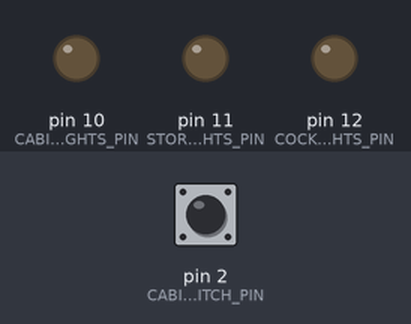
The sketch below on a simulated Arduino Uno, built with avr-gcc and run on an emulated ATmega328P. Parts: output pins drawn as LEDs (lit = HIGH). Dashed ring = blinking. The inputs (shaded band) are chosen by the test bench; at power-on: pin 2 (CABIN_LIGHTS_SWITCH_PIN) LOW.

Above: at 1.2 s.
1.3 s: pin 2 (CABIN_LIGHTS_SWITCH_PIN) pulled HIGH for 0.15 s
At 1.5 s:
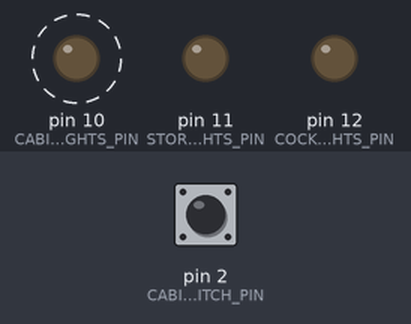
4.3 s: pin 2 (CABIN_LIGHTS_SWITCH_PIN) pulled HIGH for 3.2 s
At 8.5 s:
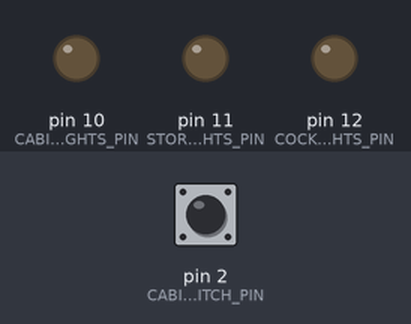
Timing chart, 0 to 10.0 s (numbered marks = the images above; inputs shaded):
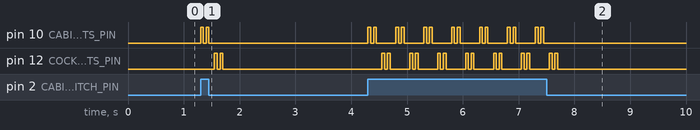

The sketch:

Police-Light.ino
```cpp
/*
 * 30 Days - Lost in Space
 * Day 4 - Cabin Lighting
 *
 * Learn more at https://learn.inventr.io/adventure
 *
 * In addition to our cabin lights we have lights in the storage room and even some
 * exterior lights.  Let's extend our previous project by adding the others and use
 * all three switches on our DIP switch module.  Each time through our loop() code we'll
 * check each switch, and set the corresponding light's state appropriately.
 *
 * Alex Eschenauer
 * David Schmidt
 * Greg Lyzenga
 */

/*
 * Arduino concepts introduced/documented in this lesson.
 * - const: Better than #define for defining constants that do not change
 * - byte: A data type representing an unsigned 8 bit integer (values from 0 to 255)
 *         Equivalent to "unsigned char" or "uint8_t" which are sometimes seen.
 *
 * Parts and electronics concepts introduced in this lesson.
 * - Use of breadboard "power rails" to allow us to use one 5V and one GND pin on
 *   HERO to connect to multiple components on our breadboard.
 */

#include "Arduino.h"  // include information about our HERO

/*
 * #define vs. const
 *
 * Until now we have been using #define to define our constants.  When the C language
 * was first created that was the only way to define constants.  However, because
 * of the way #define operates there were instances where the use of #define can
 * cause and hide bugs in programs.
 *
 * Becasuse of this, the language maintainers added a new C commands named "const".
 * For most Arduino programs it operates much the same, though it does contain some
 * additional type information that can help communicate how it is to be used.
 *
 * You will see both used in Arduino code and libraries.  However the general
 * language calls for preferring the use of "const" over using #define.  Our first
 * sketches have used #define so that you are familiar with them and see how they
 * work, but from this lesson on we will be using the preferred "const" expression
 * to define our constants.
 *
 * Here, on Day 4 we will show *both* versions, with the #define version commented
 * out to prevent compile errors.  This will help you learn the difference between
 * them.  After today the sketches will only use the preferred "const" versions.
 */

// Each lander light will be controlled using a different pin on our HERO.
// We will use three different color LEDs to make it more clear which switch
// controls which light.

/*
 * The "const" declaration adds another word that will indicate what type of value
 * is to be represented.  Since pins are small numbers they fit into a "byte", which
 * is an unsigned integer value that can hold values from 0 to 255.
 *
 * Other types you may sometimes see in various Arduino code are "uint8_t" or
 * "unsigned char" which are the same as "byte".  We will use the term "byte"
 * in our lessons to indicate 8 bit unsigned integers.
 */
// #define CABIN_LIGHTS_PIN 10             // pin controlling the cabin lights
// #define STORAGE_LIGHTS_PIN 11           // pin controlling the storage lights
// #define COCKPIT_LIGHTS_PIN 12           // pin controlling the exterior lights
const byte CABIN_LIGHTS_PIN = 10;    // pin controlling the cabin lights
const byte STORAGE_LIGHTS_PIN = 11;  // pin controlling the storage lights
const byte COCKPIT_LIGHTS_PIN = 12;  // pin controlling the exterior lights

// We will use a different input pin for each of our DIP switches and
// we'll label them using the color of the LED that each switch will control.
// #define CABIN_LIGHTS_SWITCH_PIN 2             // cabin lights controlled by switch 1
// #define STORAGE_LIGHTS_SWITCH_PIN 3           // storage lights controlled by switch 2
// #define COCKPIT_LIGHTS_SWITCH_PIN 4           // exterior lights controlled by switch 3
const byte CABIN_LIGHTS_SWITCH_PIN = 2;    // cabin lights controlled by switch 1
const byte STORAGE_LIGHTS_SWITCH_PIN = 3;  // storage lights controlled by switch 2
const byte COCKPIT_LIGHTS_SWITCH_PIN = 4;  // exterior lights controlled by switch 3

// the setup function runs once when you press reset or power the board
void setup() {
  // Configure our LED control pins as OUTPUT pins
  pinMode(CABIN_LIGHTS_PIN, OUTPUT);    // pin controlling the cabin lights
  pinMode(STORAGE_LIGHTS_PIN, OUTPUT);  // pin controlling the storage lights
  pinMode(COCKPIT_LIGHTS_PIN, OUTPUT);  // pin controlling the exterior lights

  // Configure the switch pins as INPUT pins
  pinMode(CABIN_LIGHTS_SWITCH_PIN, INPUT);    // pin connected to switch 1 (cabin lights)
  pinMode(STORAGE_LIGHTS_SWITCH_PIN, INPUT);  // pin connected to switch 2 (storage lights)
  pinMode(COCKPIT_LIGHTS_SWITCH_PIN, INPUT);  // pin connected to switch 3 (exterior lights)
}

// Each time through loop() we will check each switch in turn and set each light's
// state appropriately.
// void loop() {
//   // Control cabin lights based on setting on switch 1
//   if (digitalRead(CABIN_LIGHTS_SWITCH_PIN) == HIGH) {  // if switch is on (HIGH voltage)
//     digitalWrite(CABIN_LIGHTS_PIN, HIGH);              // turn on LED by providing HIGH voltage (5v)
//   } else {
//     digitalWrite(CABIN_LIGHTS_PIN, LOW);  // turn off LED by setting output to LOW (zero volts)
//   }

//   // Control storage lights based on setting on switch 2
//   if (digitalRead(STORAGE_LIGHTS_SWITCH_PIN) == HIGH) {  // if switch is on (HIGH voltage)
//     digitalWrite(STORAGE_LIGHTS_PIN, HIGH);              // turn on LED by providing HIGH voltage (5v)
//   } else {
//     digitalWrite(STORAGE_LIGHTS_PIN, LOW);  // turn off LED by setting output to LOW (zero volts)
//   }

//   // Control exterior lights based on setting on switch 3
//   if (digitalRead(COCKPIT_LIGHTS_SWITCH_PIN) == HIGH) {  // if switch is on (HIGH voltage)
//     digitalWrite(COCKPIT_LIGHTS_PIN, HIGH);              // turn the LED on (HIGH is the voltage level)
//   } else {
//     digitalWrite(COCKPIT_LIGHTS_PIN, LOW);  // turn off LED by setting output to LOW (zero volts)
//   }
// }

void doubleFlash(
  byte pin,
  unsigned long delayMs
) {
  digitalWrite(pin, HIGH);
  delay(50);
  digitalWrite(pin, LOW);
  delay(50);
  digitalWrite(pin, HIGH);
  delay(50);
  digitalWrite(pin, LOW);
  delay(delayMs);
}

void loop() {
  if (digitalRead(CABIN_LIGHTS_SWITCH_PIN) == HIGH) {  // if switch is on (HIGH voltage)
    doubleFlash(CABIN_LIGHTS_PIN, 100);
    doubleFlash(COCKPIT_LIGHTS_PIN, 100);
  } else {
    digitalWrite(CABIN_LIGHTS_PIN, LOW);  // turn off LED by setting output to LOW (zero volts)
    digitalWrite(COCKPIT_LIGHTS_PIN, LOW);
  }
}
```

Measured:
- after the input at 1.3 s, pin 10 (CABIN_LIGHTS_PIN): alternates HIGH for 0.05 s and LOW for 0.05 s, 4 changes in all, then stays LOW, starting at once; pin 12 (COCKPIT_LIGHTS_PIN): alternates HIGH for 0.05 s and LOW for 0.05 s, 4 changes in all, then stays LOW, starting after 0.25 s
- after the input at 4.3 s, pin 10 (CABIN_LIGHTS_PIN): LOW → HIGH at once, then repeats every 0.50 s: LOW 0.05 s, HIGH 0.05 s, LOW 0.35 s, HIGH 0.05 s, until it stays LOW from 7.5 s; pin 12 (COCKPIT_LIGHTS_PIN): LOW → HIGH after 0.25 s, then repeats every 0.50 s: LOW 0.05 s, HIGH 0.05 s, LOW 0.35 s, HIGH 0.05 s, until it stays LOW from 7.7 s
